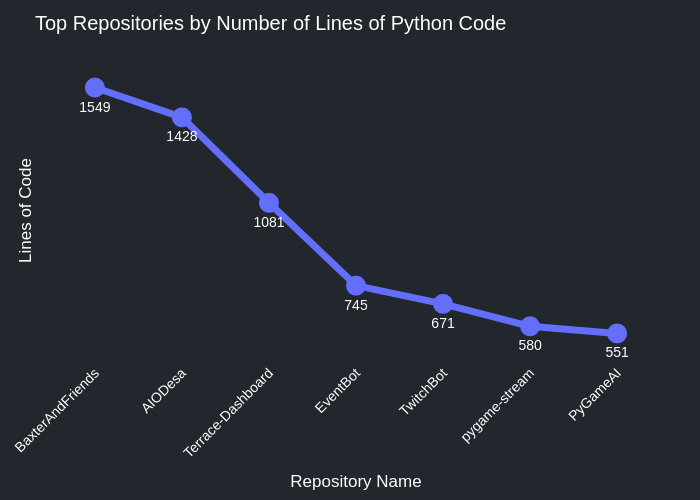
#> input picture top_lines.png, 700 x 500 px
$ python gifmaker.py
#> lines starting #> are read from the running program, lines starting #| are printed output that depends on the picture
import imageio
from PIL import Image
import numpy as np

# Paths to your PNG images
image_paths = ['top_lines.png', 'top_libraries.png', "construct_counts.png"]

# Duration each image should be shown in milliseconds
duration_per_frame = 5000  # Note: imageio expects duration in milliseconds for GIFs

# Load images using Pillow (PIL)
images = [Image.open(img_path) for img_path in image_paths]
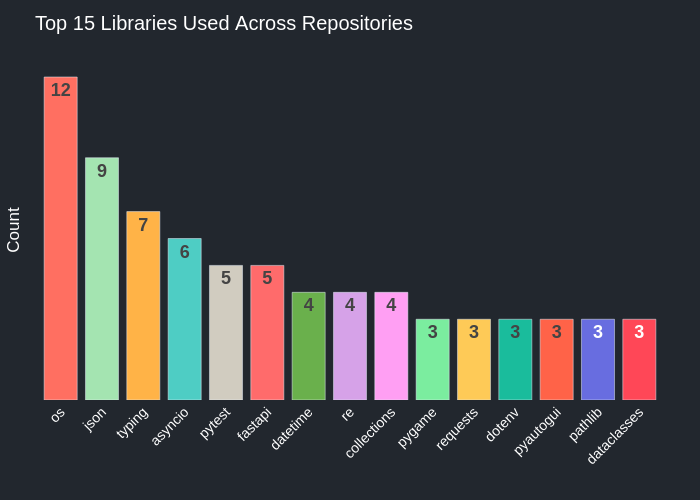
#> input picture top_libraries.png, 700 x 500 px
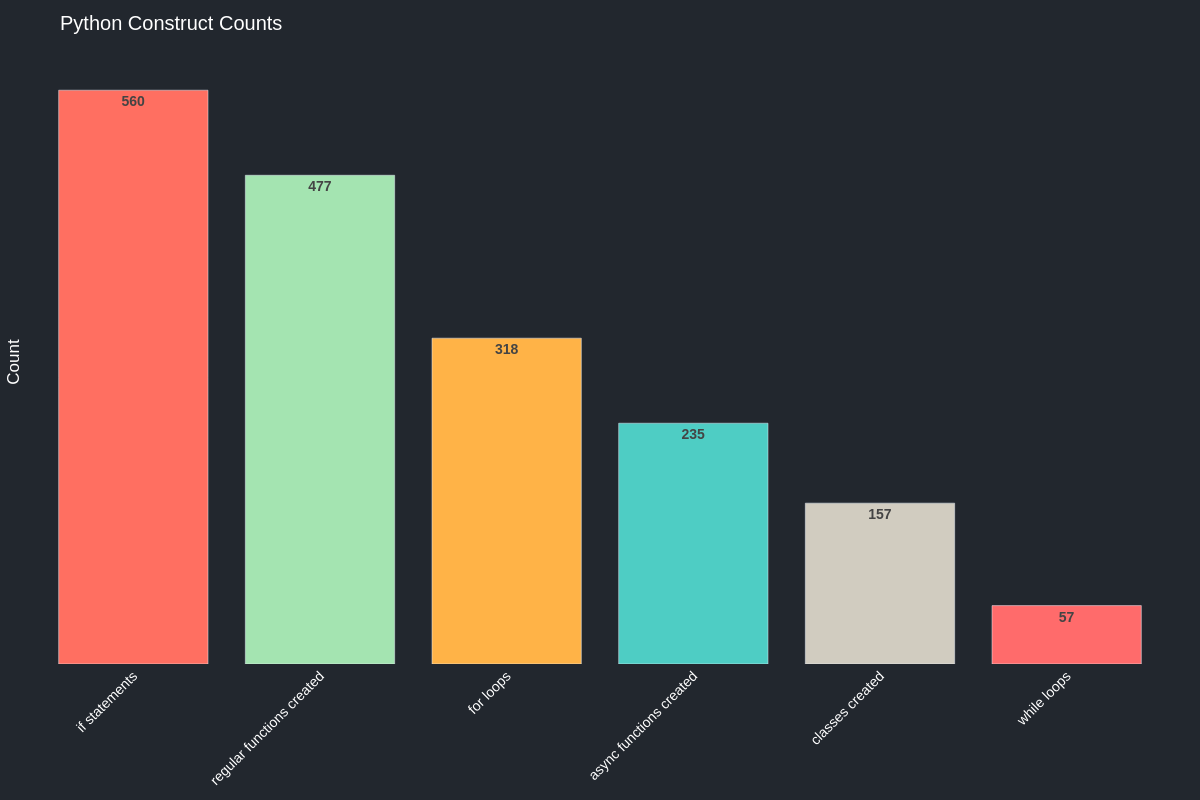
#> input picture DataVisuals/construct_counts.png, 1200 x 800 px, found by its file name
#> images = 3 items

# Determine the common size (choose the smallest dimensions)
min_width = min(image.size[0] for image in images)
#> min_width = 700
min_height = min(image.size[1] for image in images)
#> min_height = 500
common_size = (min_width, min_height)
#> common_size = (700, 500)

# Resize images to the common size
resized_images = [img.resize(common_size, Image.LANCZOS) for img in images]
#> resized_images = 3 items

# Convert resized PIL images to numpy arrays
image_arrays = [np.array(image) for image in resized_images]
#> image_arrays = 3 items

# Output GIF file path
output_gif = 'data.gif'

# Save GIF using imageio
imageio.mimsave(output_gif, image_arrays, duration=duration_per_frame, loop=0)

print(f'Animated GIF created: {output_gif}')
